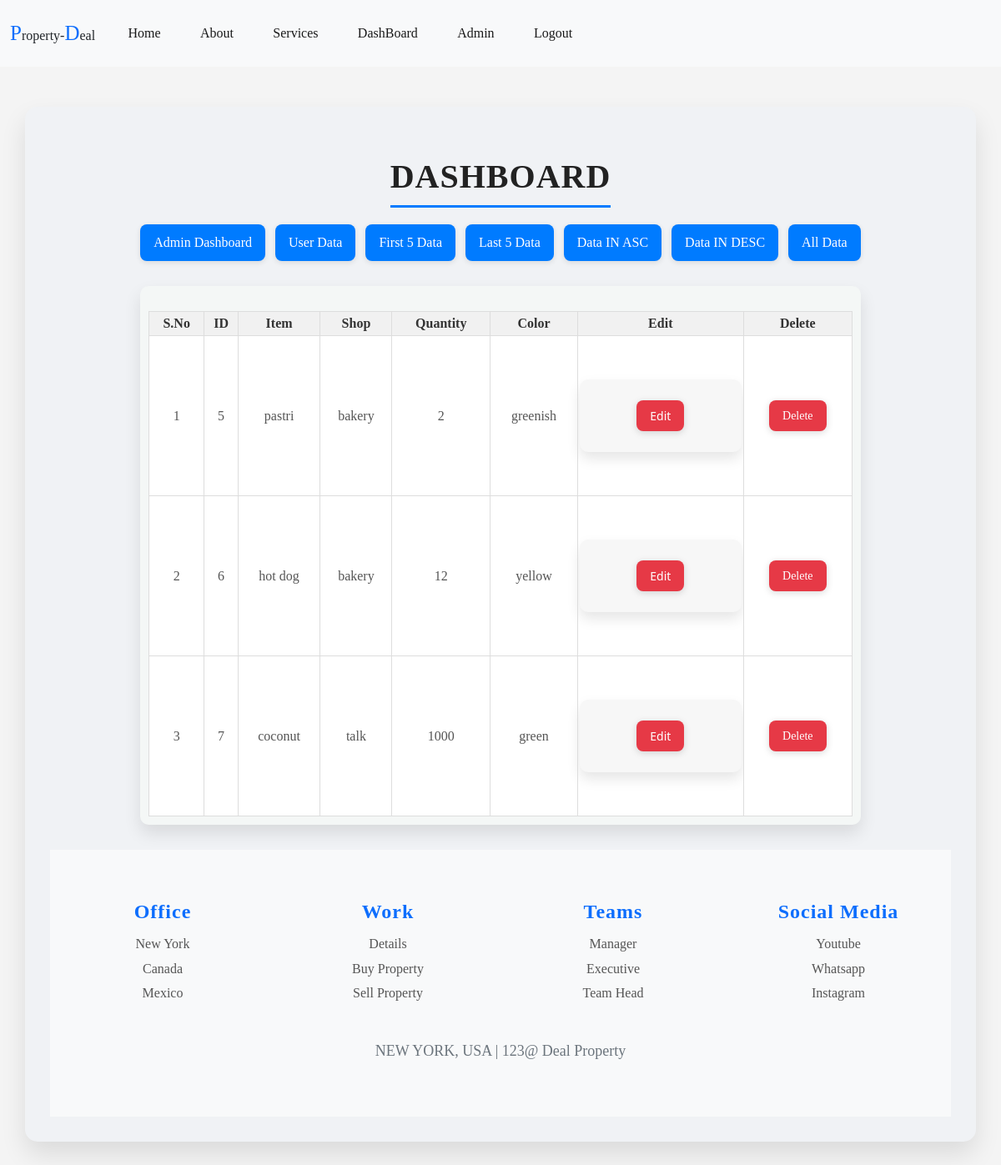
Page /first/5/ on the committed database.
### app/models.py (models this page shows)
class Items(models.Model):
    item        = models.CharField(max_length=100)
    shop        = models.CharField(max_length=100)
    quantity    = models.IntegerField()
    color       = models.CharField(max_length=50)

### app/views.py (the view)
# urls.py: path('first/<int:pk>/', views.first, name='first'),
def first(request,pk):
    userdata=Students.objects.get(id=pk)
    key = Items.objects.all()[:5]
    return render(request, 'dashboard.html', {'userdata':userdata,'key':key})

### app/templates/dashboard.html (shortened to what this page needs)
{% extends "base.html" %}
{% load static %}
{% block css %}
 <link rel="stylesheet" href="{% static 'css/style.css' %}">
{% endblock %}
{% block content %}
<h1 class="dashboard-title">Dashboard</h1>
<div class="dashboard-links">
  <a href="{% url 'alldata1' pk=userdata.id %}" class="dashboard-link">Admin Dashboard</a>
  <a href="{% url 'dashboard' pk=userdata.id %}" class="dashboard-link">User Data</a>
  <a href="{% url 'first' pk=userdata.id %}" class="dashboard-link">First 5 Data</a>
  <a href="{% url 'last' pk=userdata.id %}" class="dashboard-link">Last 5 Data</a>
  <a href="{% url 'asc' pk=userdata.id %}" class="dashboard-link">Data IN ASC</a>
  <a href="{% url 'desc' pk=userdata.id %}" class="dashboard-link">Data IN DESC</a>
  <a href="{% url 'alld' pk=userdata.id %}" class="dashboard-link">All Data</a>
</div>
{% if userdata %}
    {% if key %}
    <div class="userbox">
      <table class="usertable" border="1">
      <tr>
        <th>S.No</th>
        <th>ID</th>
        <th>Item</th>
        <th>Shop</th>
        <th>Quantity</th>
        <th>Color</th>
        <th>Edit</th>
        <th>Delete</th>
      </tr>
      {% for i in key %}
        <tr>
          <td>{{ forloop.counter }}</td>
          <td>{{i.id}}</td>
          <td>{{ i.item }}</td>
          <td>{{ i.shop }}</td>
          <td>{{ i.quantity }}</td>
          <td>{{ i.color }}</td>
           <td>
           <form action="{% url 'edit' pk1=userdata.id pk2=i.id %}">
            <button class="btn-delete">Edit</button>
          </form>
         </td>
         <td><a href="{% url 'delete' pk1=userdata.id pk2=i.id %}" class="btn-delete"
                       onclick="return confirm('Are you sure you want to delete this item?');" style="text-decoration: none;">Delete</a></td>
        </tr>
      {% endfor %}
    </table>
    {% endif %}
{% endif %}
{% endblock %}

### app/static/css/style.css (style rules this page uses)
* { margin: 0%; padding: 0%; box-sizing: border-box; font-family: 'Gilroy'; }
body { overflow-x: hidden; }
*, *::before, *::after { box-sizing: border-box; }
body { font-family: Arial, sans-serif; margin: 0; padding: 0; background-color: #f4f4f4; }
form { max-width: 600px; margin: 50px auto; padding: 25px; background-color: #f7f7f7; border-radius: 10px; box-shadow: 0 8px 16px rgba(0, 0, 0, 0.1); font-family: 'Segoe UI', sans-serif; }
.userbox { width: 80%; max-width: 1000px; margin: 30px auto; padding: 10px; background-color: #f4f7f6; border-radius: 10px; box-shadow: 0 10px 20px rgba(0, 0, 0, 0.1); font-family: 'Arial', sans-serif; }
.usertable { width: 100%; border-collapse: collapse; margin-top: 20px; overflow-x: auto; }
.usertable th, .usertable td { padding: 2px; text-align: center; border: 1px solid #ddd; }
.usertable th { background-color: #f1f1f1; color: #333; font-weight: bold; }
.usertable td { background-color: #fff; color: #555; }
.usertable tr:nth-child(even) { background-color: #f9f9f9; }
.btn-delete { display: inline-block; padding: 8px 16px; background-color: #e63946; color: white; border: none; border-radius: 8px; text-decoration: none; font-size: 14px; font-weight: 500; box-shadow: 0 2px 8px rgba(0, 0, 0, 0.15); transition: background-color 0.3s ease, transform 0.2s ease; }
.dashboard-title { font-size: 2.5rem; font-weight: 700; color: #222; text-align: center; margin: 30px auto 20px; text-transform: uppercase; letter-spacing: 1px; border-bottom: 3px solid #007bff; padding-bottom: 10px; width: fit-content; display: block; }
.dashboard-links { display: flex; flex-wrap: wrap; gap: 12px; justify-content: center; margin-bottom: 30px; }
.dashboard-link { text-decoration: none; background-color: #007bff; color: white; padding: 10px 16px; border-radius: 8px; transition: background-color 0.3s ease; font-weight: 500; box-shadow: 0 2px 6px rgba(0, 0, 0, 0.1); }

### rows in the picture
Items: id "5", item "pastri", shop "bakery", quantity "2", color "greenish"
Items: id "6", item "hot dog", shop "bakery", quantity "12", color "yellow"
Items: id "7", item "coconut", shop "talk", quantity "1000", color "green"
